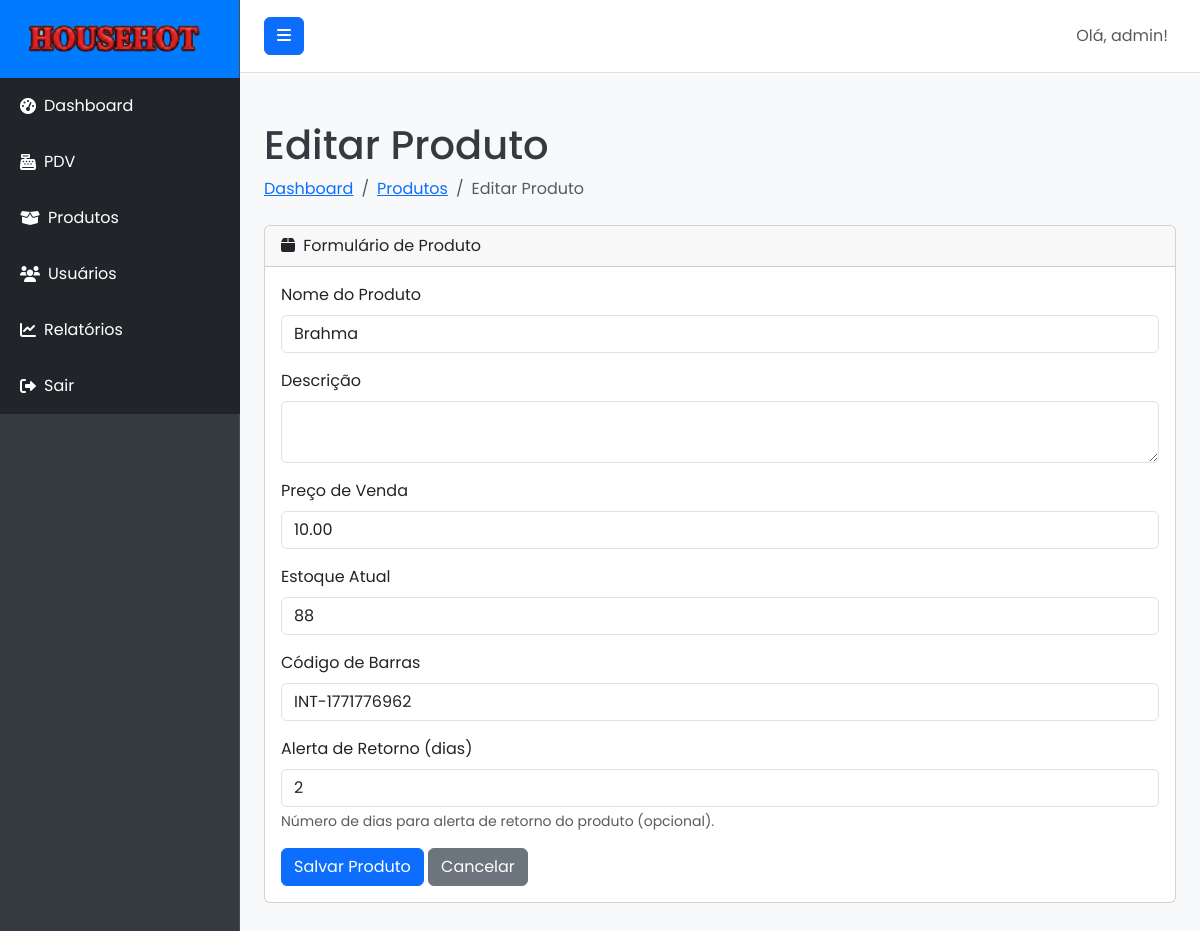
/product/edit/2 (signed in), run on an earlier commit of the app's database.
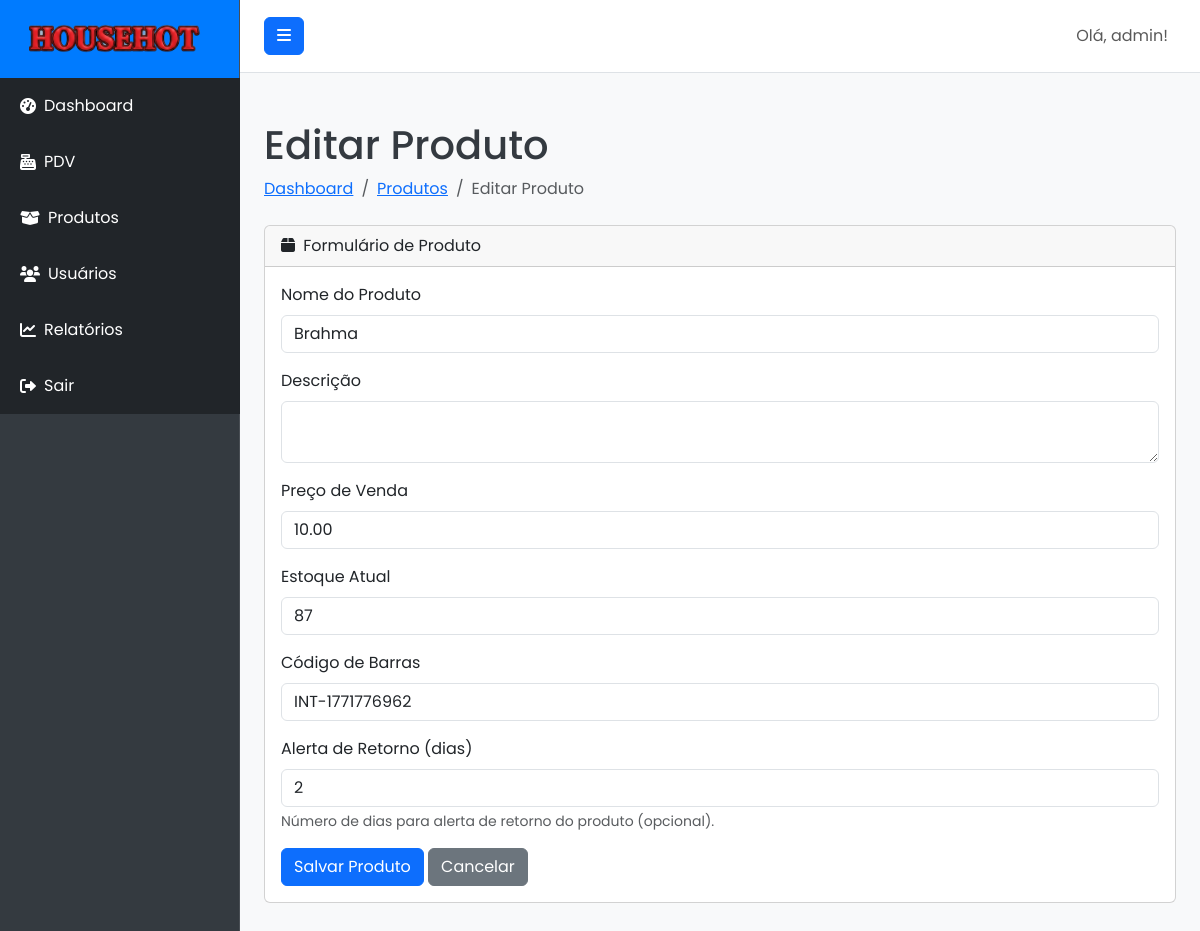
And on a later commit of the database.
### models.py (models this page shows)
class Product(db.Model):
    __tablename__ = 'products'
    id = db.Column(db.Integer, primary_key=True)
    name = db.Column(db.String(120), nullable=False)
    description = db.Column(db.Text, nullable=True)
    price = db.Column(db.Float, nullable=False)
    stock = db.Column(db.Integer, default=0, nullable=False)
    barcode = db.Column(db.String(100), unique=True, nullable=True)
    return_alert_days = db.Column(db.Integer, nullable=True)
    created_at = db.Column(db.DateTime, default=datetime.utcnow)
    sale_items = db.relationship('SaleItem', backref='product', lazy=True)

### routes.py (the view)
@main_bp.route('/product/edit/<int:product_id>', methods=['GET', 'POST'])
@admin_required
def edit_product(product_id):
    product = Product.query.get_or_404(product_id)
    form = ProductForm(obj=product)
    if form.validate_on_submit():
        form.populate_obj(product)
        if not product.barcode or not product.barcode.strip(): product.barcode = f"INT-{int(time.time())}"
        db.session.commit()
        return redirect(url_for('main.products'))
    return render_template('add_edit_product.html', title='Editar Produto', form=form)

### forms.py
class ProductForm(FlaskForm):
    name = StringField('Nome do Produto', validators=[DataRequired()])
    description = TextAreaField('Descrição', validators=[Optional()])
    price = DecimalField('Preço de Venda', validators=[DataRequired(), NumberRange(min=0, message='O preço deve ser positivo.')])
    stock = IntegerField('Estoque Atual', validators=[DataRequired(), NumberRange(min=0, message='O estoque não pode ser negativo.')])
    barcode = StringField('Código de Barras', validators=[Optional()])
    return_alert_days = IntegerField('Alerta de Retorno (dias)', validators=[Optional(), NumberRange(min=0, message='O número de dias deve ser positivo.')],
                                     description='Número de dias para alerta de retorno do produto (opcional).')
    submit = SubmitField('Salvar Produto')

### models.py (called while the page is built)
    def is_admin(self):
        return self.role == 'admin'

### templates/add_edit_product.html (shortened to what this page needs)
{% extends "base.html" %}
{% block content %}
<div class="container-fluid">
    <h1 class="mt-4">{{ title }}</h1>
    <ol class="breadcrumb mb-4">
        <li class="breadcrumb-item"><a href="{{ url_for('main.dashboard') }}">Dashboard</a></li>
        <li class="breadcrumb-item"><a href="{{ url_for('main.products') }}">Produtos</a></li>
        <li class="breadcrumb-item active">{{ title }}</li>
    </ol>
    <div class="card mb-4">
        <div class="card-header">
            <i class="fas fa-box me-1"></i>
            Formulário de Produto
        </div>
        <div class="card-body">
            <form method="POST">
                <div class="mb-3">
                    {{ form.name.label(class="form-label") }}
                    {{ form.name(class="form-control") }}
                </div>
                <div class="mb-3">
                    {{ form.description.label(class="form-label") }}
                    {{ form.description(class="form-control") }}
                </div>
                <div class="mb-3">
                    {{ form.price.label(class="form-label") }}
                    {{ form.price(class="form-control") }}
                </div>
                <div class="mb-3">
                    {{ form.stock.label(class="form-label") }}
                    {{ form.stock(class="form-control") }}
                </div>
                <div class="mb-3">
                    {{ form.barcode.label(class="form-label") }}
                    {{ form.barcode(class="form-control") }}
                </div>
                <div class="mb-3">
                    {{ form.return_alert_days.label(class="form-label") }}
                    {{ form.return_alert_days(class="form-control") }}
                    <div class="form-text text-muted">{{ form.return_alert_days.description }}</div>
                </div>
                {{ form.submit(class="btn btn-primary") }}
                <a href="{{ url_for('main.products') }}" class="btn btn-secondary">Cancelar</a>
            </form>
        </div>
    </div>
</div>
{% endblock %}

What changed in the data, as far as the page shows it:
changed Product "Brahma": stock "88" → "87"
